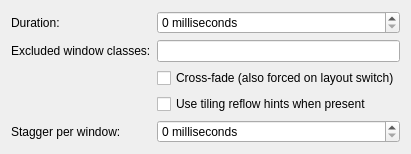
<?xml version="1.0" encoding="UTF-8"?>
<ui version="4.0">
 <class>TilingReflowEffectConfig</class>
 <widget class="QWidget" name="TilingReflowEffectConfig">
  <layout class="QFormLayout" name="formLayout">
   <item row="1" column="0">
    <widget class="QLabel" name="label_Duration">
     <property name="text">
      <string>Duration:</string>
     </property>
    </widget>
   </item>
   <item row="1" column="1">
    <widget class="QSpinBox" name="kcfg_Duration">
     <property name="sizePolicy">
      <sizepolicy hsizetype="Expanding" vsizetype="Fixed">
       <horstretch>0</horstretch>
       <verstretch>0</verstretch>
      </sizepolicy>
     </property>
     <property name="suffix">
      <string> milliseconds</string>
     </property>
     <property name="maximum">
      <number>9999</number>
     </property>
     <property name="singleStep">
      <number>5</number>
     </property>
    </widget>
   </item>

   <item row="2" column="0">
    <widget class="QLabel" name="label_ExcludedWindowClasses">
     <property name="text">
      <string>Excluded window classes:</string>
     </property>
    </widget>
   </item>
   <item row="2" column="1">
    <widget class="QLineEdit" name="kcfg_ExcludedWindowClasses">
     <property name="sizePolicy">
      <sizepolicy hsizetype="Expanding" vsizetype="Fixed">
       <horstretch>0</horstretch>
       <verstretch>0</verstretch>
      </sizepolicy>
     </property>
    </widget>
   </item>

   <item row="3" column="1">
    <widget class="QCheckBox" name="kcfg_CrossFade">
     <property name="sizePolicy">
      <sizepolicy hsizetype="Expanding" vsizetype="Fixed">
       <horstretch>0</horstretch>
       <verstretch>0</verstretch>
      </sizepolicy>
     </property>
     <property name="text">
      <string>Cross-fade (also forced on layout switch)</string>
     </property>
    </widget>
   </item>

   <item row="4" column="1">
    <widget class="QCheckBox" name="kcfg_PreferHints">
     <property name="sizePolicy">
      <sizepolicy hsizetype="Expanding" vsizetype="Fixed">
       <horstretch>0</horstretch>
       <verstretch>0</verstretch>
      </sizepolicy>
     </property>
     <property name="text">
      <string>Use tiling reflow hints when present</string>
     </property>
    </widget>
   </item>

   <item row="5" column="0">
    <widget class="QLabel" name="label_StaggerMs">
     <property name="text">
      <string>Stagger per window:</string>
     </property>
    </widget>
   </item>
   <item row="5" column="1">
    <widget class="QSpinBox" name="kcfg_StaggerMs">
     <property name="sizePolicy">
      <sizepolicy hsizetype="Expanding" vsizetype="Fixed">
       <horstretch>0</horstretch>
       <verstretch>0</verstretch>
      </sizepolicy>
     </property>
     <property name="suffix">
      <string> milliseconds</string>
     </property>
     <property name="maximum">
      <number>250</number>
     </property>
     <property name="singleStep">
      <number>1</number>
     </property>
    </widget>
   </item>
  </layout>
 </widget>
 <resources/>
 <connections/>
</ui>
